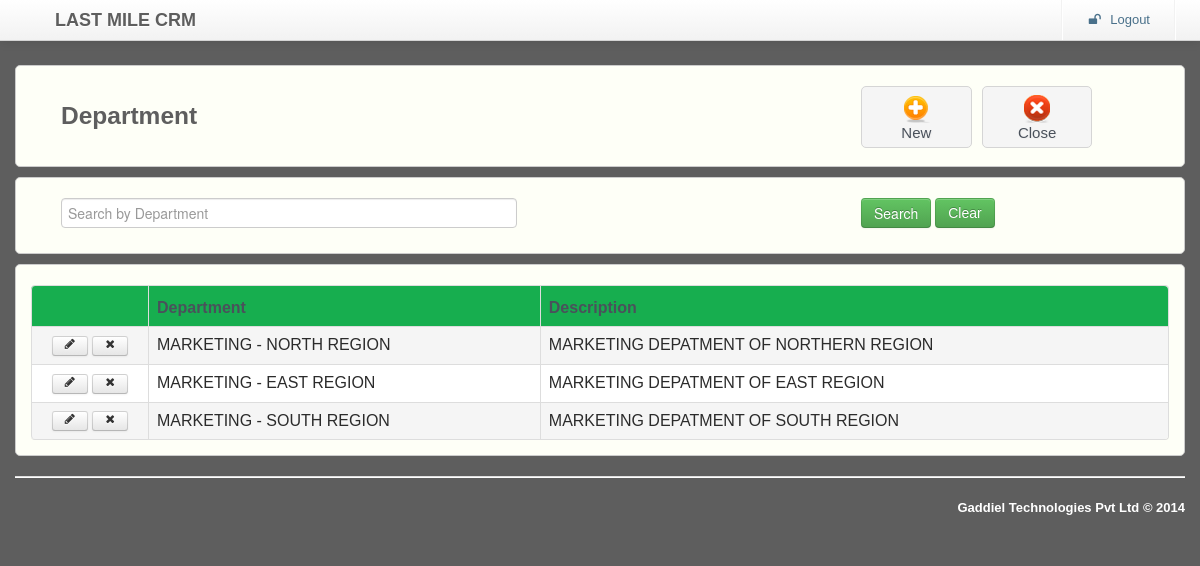
The page /master/department/department.php on the database its author committed.
### tables this page shows
CREATE TABLE IF NOT EXISTS `DEPARTMENT` (
  `CREATED_BY` varchar(60) NOT NULL DEFAULT '-1',
  `CREATED_DATE` date NOT NULL DEFAULT '0000-00-00',
  `LAST_UPDATE_BY` varchar(60) NOT NULL DEFAULT '-1',
  `LAST_UPDATE_DATE` timestamp NOT NULL DEFAULT CURRENT_TIMESTAMP ON UPDATE CURRENT_TIMESTAMP,
  `ID` int(10) NOT NULL AUTO_INCREMENT,
  `DEPARTMENT_NAME` varchar(60) NOT NULL,
  `DESCRIPTION` varchar(240) DEFAULT NULL,
  PRIMARY KEY (`ID`)
);

### master/department/department.php (the view, shortened to what this page needs)
<html lang="en"><head><meta http-equiv="Content-Type" content="text/html; charset=UTF-8">
    <link rel="stylesheet" type="text/css" href="../../resources/css/bootstrap.min.css" >
    <link rel="stylesheet" type="text/css" href="../../resources/css/bootstrap-responsive.min.css" >
    <link rel="stylesheet" type="text/css" href="../../resources/css/alveolae.css">
    <link rel="stylesheet" type="text/css" href="../../resources/css/font-awesome.css">
    <link rel="stylesheet" type="text/css" href="../../resources/css/footable.core.css?v=2-0-1">
    <link rel="stylesheet" type="text/css" href="../../resources/css/footable-demos.css">
</head>
<body>
<?php include($_SERVER['DOCUMENT_ROOT'].'/lastMileCRM/header.php'); ?>
	<form action="" method="POST" name="forms">
	<div id="main-content">
		<div class="container">
			<div class="row">
			   <div class="span12 desktop">
				 <div class="widget">
					<div class="widget-content ">
						<div class="span8"><h3>Department</h3></div>
						<div class="span3">
							<div class="box-holder">
                                 <a href="addDepartment.php" onClick="newPage()">
                                 <div class="box"><img src="../../resources/images/e-add.png"/></br>New</div></a>
                            </div>
							 <div class="box-holder">
							   <a href="../master.php">
							   <div class="box"><img src="../../resources/images/e-close.png"/></br>Close</div></a>
                             </div>
						</div>
					</div>
				</div>
			 </div>
					<div class="span12">
					    <div class="widget">
						<div class="widget-content">
							<div class="span8"><input type="text" autofocus class="span5" placeholder="Search by Department" id="searchDepartment" name="searchDepartment"/></div>
							<div class="span3"><input type="submit" class="btn btn-success " onClick="searchvalue()" value="Search"> <a href="#" class="btn btn-success " onClick="clearvalue()">Clear</a></div>
						</div>
					   </div>
			  </div>
				<div class="span12">
					<div class="widget-content">
						<div class="tab-content">
							<div class="tab-pane active" id="demo">
							<table class="table demo table-bordered " data-filter="#filter" data-page-size="5"
							       data-page-previous-text="prev" data-page-next-text="next">
								<thead>
									   <tr class="widget-header">
										<th ></th>
										<th data-toggle="true">Department</th>
										<th data-hide="phone">Description</th>
									</tr>
								</thead>
								<tbody id="gridvaluediv" class="mytable1">
								 <?php
								    $pdo = Database::connect();
									$pdo->setAttribute(PDO::ATTR_ERRMODE, PDO::ERRMODE_EXCEPTION);
									$result = $pdo->prepare("SELECT ID,DEPARTMENT_NAME,DESCRIPTION FROM DEPARTMENT ORDER BY ID DESC");
		                            $result->execute();
		                            for($i=0; $row = $result->fetch(); $i++){
			 				      ?>
									<tr Style="cursor:pointer;">
                                    <td class="actions">
											<a href="editDepartment.php?id=<?php echo $row['ID']; ?>" class="btn btn-small "><i class="icon-pencil"></i></a>
											<a href="deleteDepartment.php?id=<?php echo $row['ID']; ?>" class="btn btn-small" onclick="return confirm('Are you sure?')"><i class="icon-remove"></i></a>
										</td>
										<td><?php  echo $row['DEPARTMENT_NAME'];?></td>
										<td><?php  echo $row['DESCRIPTION'];?></td>
									</tr>
								  <?php } ?>
								</tbody>
							</table>
							</div>
						</div>
					</div>
				</div>
			</div>
			<?php include($_SERVER['DOCUMENT_ROOT'].'/lastMileCRM/footer.php'); ?>
		</div>
	</div>
     </form>
</body>
</html>

### resources/css/alveolae.css (style rules this page uses)
body { background-color: #5e5e5e; font-family: 'Asap', sans-serif; }
h3 { margin-bottom: 15px; font-weight: 700; color: #5e5e5e; }
#main-content { padding-top: 60px; }
label, input, button, select, textarea { cursor: default; }
.box-holder { width: 25%; display: table-cell; }
.box-holder a { text-decoration: none; }
.box { height: 50px; padding: 5px; margin-right: 10px; font-size: 15px; text-align: center; color: #4A515B; background: #F5F5F5; border: 1px solid #D5D5D5; border-radius: 5px; text-shadow: 1px 1px 1px #EDEDED; }
.widget { clear: both; width: auto; position: relative; margin-bottom: 10px; }
.widget-header { position: relative; height: 40px; background: #17ae4f; border: 1px solid #CCCCCC; -webkit-border-top-left-radius: 5px; -webkit-border-top-right-radius: 5px; -moz-border-radius-topleft: 5px; -moz-border-radius-topright: 5px; border-top-left-radius: 5px; border-top-right-radius: 5px; }
.widget-content { padding: 20px 15px 15px; background: #fefff7; border: 1px solid #CCCCCC; -moz-border-radius: 5px; -webkit-border-radius: 5px; border-radius: 5px; }
.widget-content:before, .widget-content:after { content:""; display:table; clear:both; }
.table th { text-align: left; color: #4A515B; }
.table .actions { width: 100px; text-align: center; }
.table { display: table; margin: 0 auto; }
.desktop { display:block; }

### resources/css/footable.core.css (style rules this page uses)
.footable { width: 100%; }
.footable > thead > tr > th { -webkit-touch-callout: none; -webkit-user-select: none; -khtml-user-select: none; -moz-user-select: -moz-none; -ms-user-select: none; user-select: none; }

### resources/css/footable-demos.css (style rules this page uses)
body { color:#2B2B2B; font-family: 'trebuchet MS' , 'Lucida sans' , Arial; }

### master/department/department.php (style rules this page uses)
.oddtr { background-color:#FFFFFF; }
.eventr { background-color:#F5F5F5; }

### rows shown on the page
department: DEPARTMENT_NAME "MARKETING - NORTH REGION", DESCRIPTION "MARKETING DEPATMENT OF NORTHERN REGION"
department: DEPARTMENT_NAME "MARKETING - EAST REGION", DESCRIPTION "MARKETING DEPATMENT OF EAST REGION"
department: DEPARTMENT_NAME "MARKETING - SOUTH REGION", DESCRIPTION "MARKETING DEPATMENT OF SOUTH REGION"
